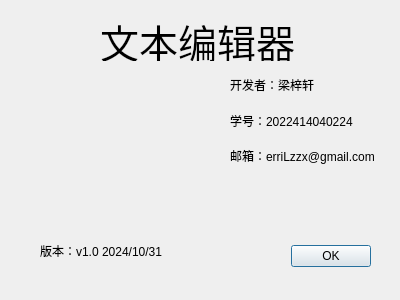
<?xml version="1.0" encoding="UTF-8"?>
<ui version="4.0">
 <class>AboutDialog</class>
 <widget class="QDialog" name="AboutDialog">
  <property name="geometry">
   <rect>
    <x>0</x>
    <y>0</y>
    <width>400</width>
    <height>300</height>
   </rect>
  </property>
  <property name="windowTitle">
   <string>Dialog</string>
  </property>
  <widget class="QDialogButtonBox" name="buttonBox">
   <property name="geometry">
    <rect>
     <x>30</x>
     <y>240</y>
     <width>341</width>
     <height>32</height>
    </rect>
   </property>
   <property name="orientation">
    <enum>Qt::Orientation::Horizontal</enum>
   </property>
   <property name="standardButtons">
    <set>QDialogButtonBox::StandardButton::Ok</set>
   </property>
  </widget>
  <widget class="QLabel" name="label">
   <property name="geometry">
    <rect>
     <x>100</x>
     <y>20</y>
     <width>281</width>
     <height>41</height>
    </rect>
   </property>
   <property name="font">
    <font>
     <family>等线</family>
     <pointsize>29</pointsize>
    </font>
   </property>
   <property name="text">
    <string>文本编辑器</string>
   </property>
  </widget>
  <widget class="QLabel" name="label_5">
   <property name="geometry">
    <rect>
     <x>40</x>
     <y>70</y>
     <width>141</width>
     <height>131</height>
    </rect>
   </property>
   <property name="styleSheet">
    <string notr="true">border-image: url(:/img/textEditor.png);</string>
   </property>
   <property name="text">
    <string/>
   </property>
  </widget>
  <widget class="QLabel" name="label_6">
   <property name="geometry">
    <rect>
     <x>40</x>
     <y>230</y>
     <width>141</width>
     <height>41</height>
    </rect>
   </property>
   <property name="text">
    <string>版本：v1.0 2024/10/31</string>
   </property>
  </widget>
  <widget class="QWidget" name="layoutWidget">
   <property name="geometry">
    <rect>
     <x>230</x>
     <y>70</y>
     <width>154</width>
     <height>101</height>
    </rect>
   </property>
   <layout class="QVBoxLayout" name="verticalLayout">
    <item>
     <widget class="QLabel" name="label_3">
      <property name="text">
       <string>开发者：梁梓轩</string>
      </property>
     </widget>
    </item>
    <item>
     <widget class="QLabel" name="label_2">
      <property name="text">
       <string>学号：2022414040224</string>
      </property>
     </widget>
    </item>
    <item>
     <widget class="QLabel" name="label_4">
      <property name="text">
       <string>邮箱：erriLzzx@gmail.com</string>
      </property>
     </widget>
    </item>
   </layout>
  </widget>
 </widget>
 <resources/>
 <connections>
  <connection>
   <sender>buttonBox</sender>
   <signal>accepted()</signal>
   <receiver>AboutDialog</receiver>
   <slot>accept()</slot>
   <hints>
    <hint type="sourcelabel">
     <x>248</x>
     <y>254</y>
    </hint>
    <hint type="destinationlabel">
     <x>157</x>
     <y>274</y>
    </hint>
   </hints>
  </connection>
  <connection>
   <sender>buttonBox</sender>
   <signal>rejected()</signal>
   <receiver>AboutDialog</receiver>
   <slot>reject()</slot>
   <hints>
    <hint type="sourcelabel">
     <x>316</x>
     <y>260</y>
    </hint>
    <hint type="destinationlabel">
     <x>286</x>
     <y>274</y>
    </hint>
   </hints>
  </connection>
 </connections>
</ui>
